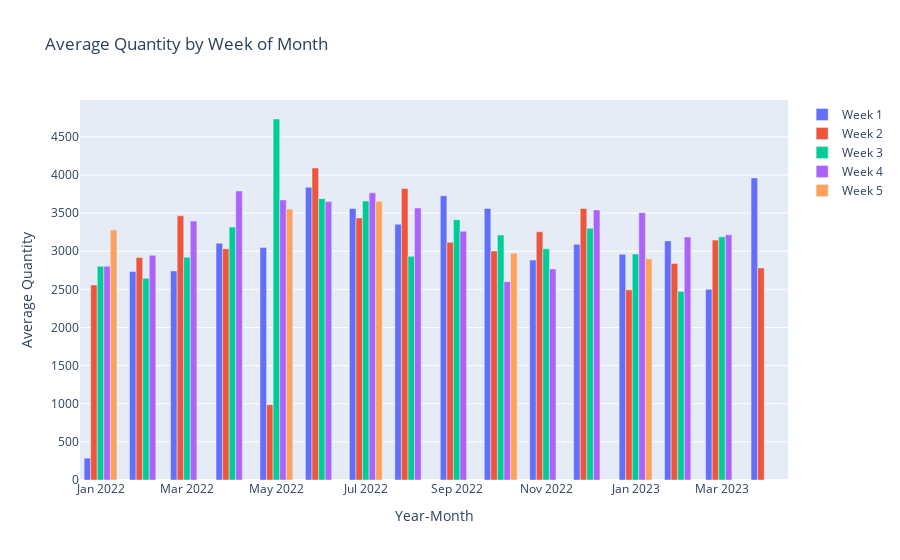

Notebook source saved alongside this figure:
### Markdown cell above
#### Weekly Average Transactions

### Code cell
group = explore.groupby(['year_month', 'week_month'])['quantity'].mean().unstack()
bar_traces = []
for col in group.columns:
    trace = go.Bar(
        x=group.index,
        y=group[col],
        name=f"Week {col}"
    )
    bar_traces.append(trace)

# Create a layout object
layout = go.Layout(
    title="Average Quantity by Week of Month",
    xaxis=dict(title="Year-Month"),
    yaxis=dict(title="Average Quantity")
)

# Create a figure object
fig = go.Figure(data=bar_traces, layout=layout)

# Show the figure
fig.show()

### Figure 1 — Plotly figure (JSON) as saved in the notebook; plotly's stock layout.template omitted (floating-point values rounded to 4 significant figures)
{"data": [{"name": "Week 1", "type": "bar", "x": ["2022-01", "2022-02", "2022-03", "2022-04", "2022-05", "2022-06", "2022-07", "2022-08", "2022-09", "2022-10", "2022-11", "2022-12", "2023-01", "2023-02", "2023-03", "2023-04"], "y": [286.2, 2734.0, 2741.0, 3105.0, 3050.0, 3840.0, 3560.0, 3355.0, 3727.0, 3562.0, 2885.0, 3090.0, 2959.0, 3136.0, 2500.0, 3961.0]}, {"name": "Week 2", "type": "bar", "x": ["2022-01", "2022-02", "2022-03", "2022-04", "2022-05", "2022-06", "2022-07", "2022-08", "2022-09", "2022-10", "2022-11", "2022-12", "2023-01", "2023-02", "2023-03", "2023-04"], "y": [2558.0, 2917.0, 3465.0, 3032.0, 986.8, 4092.0, 3437.0, 3822.0, 3118.0, 3003.0, 3255.0, 3560.0, 2493.0, 2840.0, 3146.0, 2781.0]}, {"name": "Week 3", "type": "bar", "x": ["2022-01", "2022-02", "2022-03", "2022-04", "2022-05", "2022-06", "2022-07", "2022-08", "2022-09", "2022-10", "2022-11", "2022-12", "2023-01", "2023-02", "2023-03", "2023-04"], "y": [2802.0, 2645.0, 2921.0, 3316.0, 4734.0, 3690.0, 3659.0, 2933.0, 3414.0, 3211.0, 3033.0, 3301.0, 2964.0, 2473.0, 3189.0, null]}, {"name": "Week 4", "type": "bar", "x": ["2022-01", "2022-02", "2022-03", "2022-04", "2022-05", "2022-06", "2022-07", "2022-08", "2022-09", "2022-10", "2022-11", "2022-12", "2023-01", "2023-02", "2023-03", "2023-04"], "y": [2803.0, 2948.0, 3395.0, 3790.0, 3673.0, 3651.0, 3765.0, 3568.0, 3262.0, 2601.0, 2768.0, 3541.0, 3506.0, 3187.0, 3215.0, null]}, {"name": "Week 5", "type": "bar", "x": ["2022-01", "2022-02", "2022-03", "2022-04", "2022-05", "2022-06", "2022-07", "2022-08", "2022-09", "2022-10", "2022-11", "2022-12", "2023-01", "2023-02", "2023-03", "2023-04"], "y": [3280.0, null, null, null, 3554.0, null, 3656.0, null, null, 2973.0, null, null, 2900.0, null, null, null]}], "layout": {"title": {"text": "Average Quantity by Week of Month"}, "xaxis": {"title": {"text": "Year-Month"}}, "yaxis": {"title": {"text": "Average Quantity"}}}}
